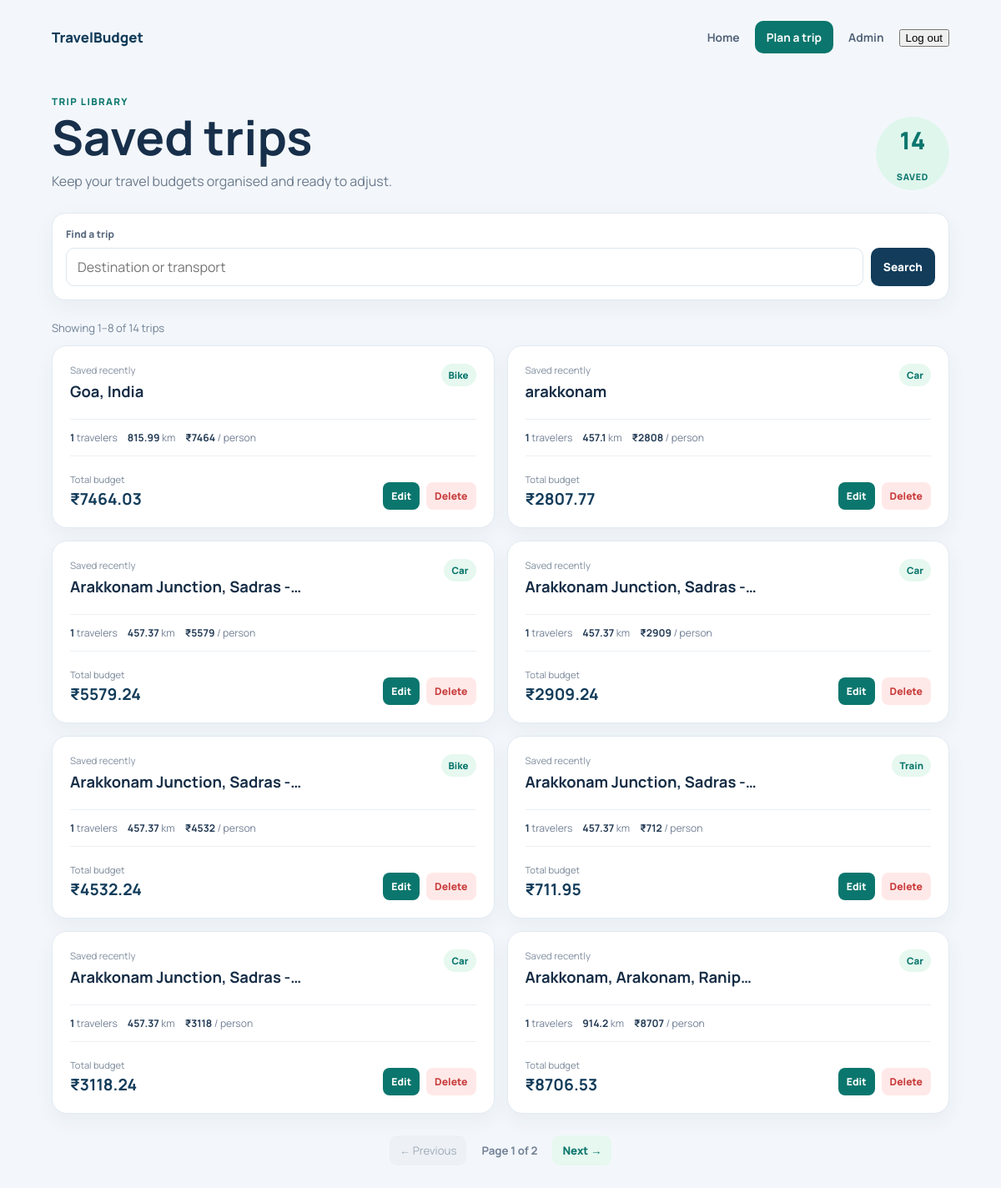
Before: /trips (signed in) with the older database file.
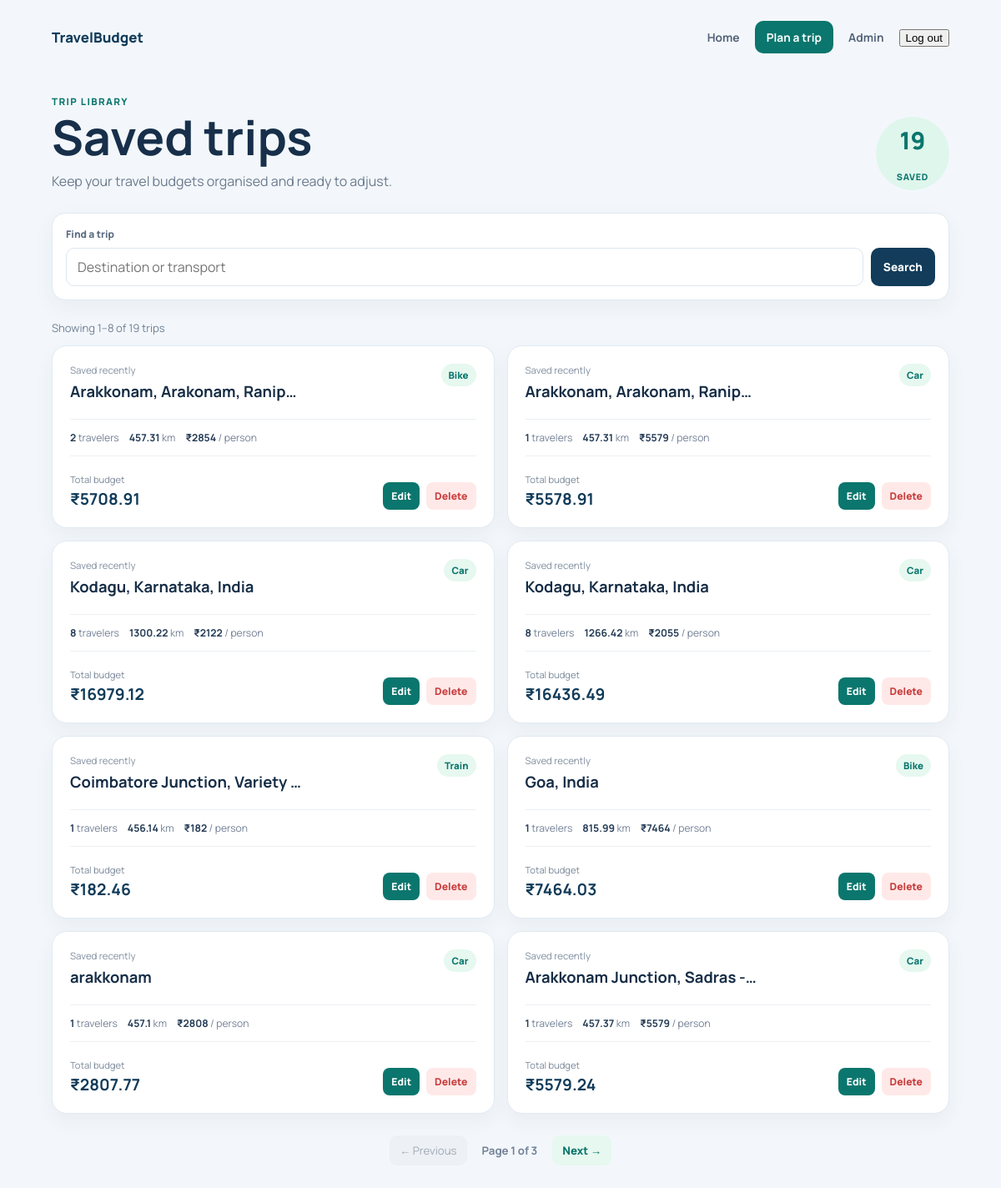
After: the same page with the newer database file.
### tables this page shows
CREATE TABLE trips (
            id INTEGER PRIMARY KEY AUTOINCREMENT,
            destination TEXT,
            travelers INTEGER,
            total_distance REAL,
            transport_mode TEXT,
            transport_cost REAL,
            fuel_type TEXT,
            fuel_price REAL,
            fuel_cost REAL,
            food_cost REAL,
            room_cost REAL,
            toll_charges REAL,
            parking_fee REAL,
            vehicle_type TEXT,
            vehicle_rental_cost REAL,
            places_fee_total REAL,
            total_budget REAL,
            cost_per_person REAL
        , user_id INTEGER);

### app.py (the view)
@app.route("/trips")
@login_required
def trips():
    search_query = request.args.get("q", "").strip()
    try:
        page = max(1, int(request.args.get("page", 1)))
    except (TypeError, ValueError):
        page = 1
    per_page = 8
    where_clause = ""
    params = []
    if search_query:
        where_clause = "WHERE user_id = ? AND (destination LIKE ? OR transport_mode LIKE ?)"
        term = f"%{search_query}%"
        params = [session["user_id"], term, term]
    else:
        where_clause = "WHERE user_id = ?"
        params = [session["user_id"]]
    conn = get_db()
    total = conn.execute(
        f"SELECT COUNT(*) FROM trips {where_clause}", params
    ).fetchone()[0]
    total_pages = max(1, (total + per_page - 1) // per_page)
    page = min(page, total_pages)
    rows = conn.execute(
        f"SELECT * FROM trips {where_clause} ORDER BY id DESC LIMIT ? OFFSET ?",
        [*params, per_page, (page - 1) * per_page],
    ).fetchall()
    conn.close()
    return render_template(
        "trips.html", trips=rows, search_query=search_query, page=page,
        total_pages=total_pages, total=total,
        first_item=(page - 1) * per_page + 1 if total else 0,
    )

### app.py (called while the page is built)
def get_db():
    conn = sqlite3.connect("travel_budget.db")
    conn.row_factory = sqlite3.Row
    return conn

@app.before_request
def update_last_seen():
    user_id = session.get('user_id')
    if user_id:
        try:
            conn = get_db()
            conn.execute('UPDATE users SET last_seen = CURRENT_TIMESTAMP WHERE id = ?', (user_id,))
            conn.commit()
            conn.close()
        except Exception:
            pass

@app.context_processor
def inject_user():
    is_admin = False
    logged_in = 'user_id' in session
    user_name = session.get('user_name')
    if logged_in:
        try:
            conn = get_db()
            row = conn.execute('SELECT is_admin FROM users WHERE id=?', (session['user_id'],)).fetchone()
            conn.close()
            is_admin = False
            if row:
                try:
                    is_admin = bool(row['is_admin'])
                except Exception:
                    is_admin = False
        except Exception:
            is_admin = False
    return dict(is_admin=is_admin, logged_in=logged_in, user_name=user_name)

### templates/trips.html (shortened to what this page needs)
<!doctype html>
<html lang="en"><head><link rel="stylesheet" href="{{ url_for('static', filename='trip.css') }}"></head>
<body><main class="trips-shell"><header class="trips-header"><a href="/" class="brand">TravelBudget</a><nav><a href="/">Home</a><a class="plan-link" href="/planner?new=1">Plan a trip</a>{% if is_admin %}<a href="/admin">Admin</a>{% endif %}<form action="/logout" method="post"><button class="logout-btn" type="submit">Log out</button></form></nav></header><section class="trips-hero"><div><p class="eyebrow">Trip library</p><h1>Saved trips</h1><p>Keep your travel budgets organised and ready to adjust.</p></div><span class="trip-total">{{ total }}<small>saved</small></span></section>
<form class="trip-search" method="get" action="/trips" role="search"><label for="trip_search">Find a trip</label><div><input id="trip_search" type="search" name="q" value="{{ search_query }}" placeholder="Destination or transport"><button type="submit">Search</button>{% if search_query %}<a href="/trips">Clear</a>{% endif %}</div></form>
{% if trips %}<p class="trip-count">Showing {{ first_item }}–{{ first_item + trips|length - 1 }} of {{ total }} trip{{ '' if total == 1 else 's' }}</p><section class="trip-list">{% for trip in trips %}<article class="trip-card"><div class="trip-card-top"><div><p class="trip-date">Saved {{ trip['created_at'] if trip['created_at'] else 'recently' }}</p><h2>{{ trip['destination'] }}</h2></div><span class="mode-chip">{{ trip['transport_mode']|capitalize }}</span></div><div class="trip-stats"><span><b>{{ trip['travelers'] }}</b> travelers</span><span><b>{{ trip['total_distance'] or 0 }}</b> km</span><span><b>₹{{ '%.0f'|format(trip['cost_per_person'] or 0) }}</b> / person</span></div><div class="trip-card-bottom"><div><small>Total budget</small><strong>₹{{ '%.2f'|format(trip['total_budget'] or 0) }}</strong></div><div class="trip-actions"><a href="/edit/{{ trip['id'] }}">Edit</a><form action="/delete/{{ trip['id'] }}" method="post" onsubmit="return confirm('Delete this saved trip?')"><button type="submit">Delete</button></form></div></div></article>{% endfor %}</section>{% if total_pages > 1 %}<nav class="pagination" aria-label="Saved trip pages">{% if page > 1 %}<a href="{{ url_for('trips', q=search_query, page=page - 1) }}">← Previous</a>{% else %}<span>← Previous</span>{% endif %}<b>Page {{ page }} of {{ total_pages }}</b>{% if page < total_pages %}<a href="{{ url_for('trips', q=search_query, page=page + 1) }}">Next →</a>{% else %}<span>Next →</span>{% endif %}</nav>{% endif %}{% endif %}</main></body></html>

Changed rows visible on the page:
no longer on this page (row unchanged): trips: trip "recently", destination "Arakkonam Junction, Sadras -…", transport_mode "Car", travelers "1", total_distance "457.37", cost_per_person "2909", total_budget "2909.24"
no longer on this page (row unchanged): trips: trip "recently", destination "Arakkonam Junction, Sadras -…", transport_mode "Bike", travelers "1", total_distance "457.37", cost_per_person "4532", total_budget "4532.24"
no longer on this page (row unchanged): trips: trip "recently", destination "Arakkonam Junction, Sadras -…", transport_mode "Train", travelers "1", total_distance "457.37", cost_per_person "712", total_budget "711.95"
no longer on this page (row unchanged): trips: trip "recently", destination "Arakkonam Junction, Sadras -…", transport_mode "Car", travelers "1", total_distance "457.37", cost_per_person "3118", total_budget "3118.24"
no longer on this page (row unchanged): trips: trip "recently", destination "Arakkonam, Arakonam, Ranip…", transport_mode "Car", travelers "1", total_distance "914.2", cost_per_person "8707", total_budget "8706.53"
added trips: trip "recently", destination "Arakkonam, Arakonam, Ranip…", transport_mode "Bike", travelers "2", total_distance "457.31", cost_per_person "2854", total_budget "5708.91"
added trips: trip "recently", destination "Arakkonam, Arakonam, Ranip…", transport_mode "Car", travelers "1", total_distance "457.31", cost_per_person "5579", total_budget "5578.91"
added trips: trip "recently", destination "Kodagu, Karnataka, India", transport_mode "Car", travelers "8", total_distance "1300.22", cost_per_person "2122", total_budget "16979.12"
added trips: trip "recently", destination "Kodagu, Karnataka, India", transport_mode "Car", travelers "8", total_distance "1266.42", cost_per_person "2055", total_budget "16436.49"
added trips: trip "recently", destination "Coimbatore Junction, Variety…", transport_mode "Train", travelers "1", total_distance "456.14", cost_per_person "182", total_budget "182.46"
Other visible differences:
{{ total }}: "14" → "19"
{{ total_pages }}: "2" → "3"
